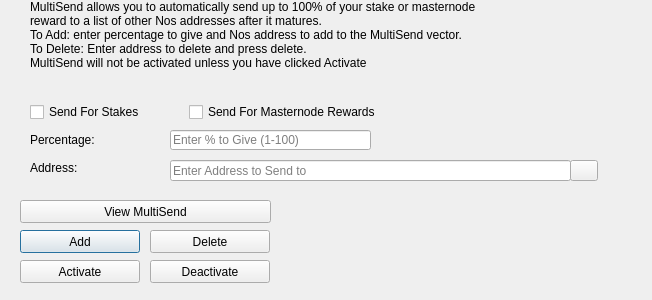
<?xml version="1.0" encoding="UTF-8"?>
<ui version="4.0">
 <class>MultiSendDialog</class>
 <widget class="QDialog" name="MultiSendDialog">
  <property name="windowModality">
   <enum>Qt::NonModal</enum>
  </property>
  <property name="geometry">
   <rect>
    <x>0</x>
    <y>0</y>
    <width>652</width>
    <height>300</height>
   </rect>
  </property>
  <property name="windowTitle">
   <string>MultiSend</string>
  </property>
  <widget class="QLineEdit" name="multiSendPercentEdit">
   <property name="geometry">
    <rect>
     <x>170</x>
     <y>130</y>
     <width>201</width>
     <height>20</height>
    </rect>
   </property>
   <property name="toolTip">
    <string>Enter whole numbers 1 - 100</string>
   </property>
   <property name="placeholderText">
    <string>Enter % to Give (1-100)</string>
   </property>
  </widget>
  <widget class="QLineEdit" name="multiSendAddressEdit">
   <property name="geometry">
    <rect>
     <x>170</x>
     <y>160</y>
     <width>401</width>
     <height>21</height>
    </rect>
   </property>
   <property name="toolTip">
    <string/>
   </property>
   <property name="placeholderText">
    <string>Enter Address to Send to</string>
   </property>
  </widget>
  <widget class="QLabel" name="label_2">
   <property name="geometry">
    <rect>
     <x>30</x>
     <y>0</y>
     <width>451</width>
     <height>121</height>
    </rect>
   </property>
   <property name="lineWidth">
    <number>1</number>
   </property>
   <property name="text">
    <string>MultiSend allows you to automatically send up to 100% of your stake or masternode reward to a list of other Nos addresses after it matures.
To Add: enter percentage to give and Nos address to add to the MultiSend vector.
To Delete: Enter address to delete and press delete.
MultiSend will not be activated unless you have clicked Activate</string>
   </property>
   <property name="alignment">
    <set>Qt::AlignLeading|Qt::AlignLeft|Qt::AlignTop</set>
   </property>
   <property name="wordWrap">
    <bool>true</bool>
   </property>
  </widget>
  <widget class="QLabel" name="message">
   <property name="geometry">
    <rect>
     <x>290</x>
     <y>200</y>
     <width>351</width>
     <height>91</height>
    </rect>
   </property>
   <property name="text">
    <string/>
   </property>
  </widget>
  <widget class="QPushButton" name="addButton">
   <property name="geometry">
    <rect>
     <x>20</x>
     <y>230</y>
     <width>120</width>
     <height>23</height>
    </rect>
   </property>
   <property name="toolTip">
    <string/>
   </property>
   <property name="statusTip">
    <string>Add to MultiSend Vector</string>
   </property>
   <property name="text">
    <string>Add</string>
   </property>
  </widget>
  <widget class="QPushButton" name="disableButton">
   <property name="geometry">
    <rect>
     <x>150</x>
     <y>260</y>
     <width>120</width>
     <height>23</height>
    </rect>
   </property>
   <property name="statusTip">
    <string>Deactivate MultiSend</string>
   </property>
   <property name="text">
    <string>Deactivate</string>
   </property>
  </widget>
  <widget class="QPushButton" name="addressBookButton">
   <property name="geometry">
    <rect>
     <x>570</x>
     <y>160</y>
     <width>28</width>
     <height>21</height>
    </rect>
   </property>
   <property name="toolTip">
    <string>Choose an address from the address book</string>
   </property>
   <property name="text">
    <string/>
   </property>
   <property name="icon">
    <iconset resource="../nos.qrc">
     <normaloff>:/icons/address-book</normaloff>:/icons/address-book</iconset>
   </property>
   <property name="shortcut">
    <string>Alt+A</string>
   </property>
   <property name="autoDefault">
    <bool>false</bool>
   </property>
  </widget>
  <widget class="QLabel" name="label">
   <property name="geometry">
    <rect>
     <x>30</x>
     <y>130</y>
     <width>121</width>
     <height>20</height>
    </rect>
   </property>
   <property name="toolTip">
    <string>Percentage of stake to send</string>
   </property>
   <property name="text">
    <string>Percentage:</string>
   </property>
  </widget>
  <widget class="QLabel" name="label_5">
   <property name="geometry">
    <rect>
     <x>30</x>
     <y>160</y>
     <width>111</width>
     <height>16</height>
    </rect>
   </property>
   <property name="toolTip">
    <string>Address to send portion of stake to</string>
   </property>
   <property name="text">
    <string>Address:</string>
   </property>
  </widget>
  <widget class="QPushButton" name="deleteButton">
   <property name="geometry">
    <rect>
     <x>150</x>
     <y>230</y>
     <width>120</width>
     <height>23</height>
    </rect>
   </property>
   <property name="toolTip">
    <string/>
   </property>
   <property name="statusTip">
    <string>Delete Address From MultiSend Vector</string>
   </property>
   <property name="text">
    <string>Delete</string>
   </property>
  </widget>
  <widget class="QPushButton" name="activateButton">
   <property name="geometry">
    <rect>
     <x>20</x>
     <y>260</y>
     <width>120</width>
     <height>23</height>
    </rect>
   </property>
   <property name="statusTip">
    <string>Activate MultiSend</string>
   </property>
   <property name="text">
    <string>Activate</string>
   </property>
  </widget>
  <widget class="QPushButton" name="viewButton">
   <property name="geometry">
    <rect>
     <x>20</x>
     <y>200</y>
     <width>251</width>
     <height>23</height>
    </rect>
   </property>
   <property name="toolTip">
    <string/>
   </property>
   <property name="statusTip">
    <string>View MultiSend Vector</string>
   </property>
   <property name="text">
    <string>View MultiSend</string>
   </property>
  </widget>
  <widget class="QWidget" name="horizontalLayoutWidget">
   <property name="geometry">
    <rect>
     <x>30</x>
     <y>100</y>
     <width>351</width>
     <height>24</height>
    </rect>
   </property>
   <layout class="QHBoxLayout" name="horizontalLayout">
    <item>
     <widget class="QCheckBox" name="multiSendStakeCheckBox">
      <property name="text">
       <string>Send For Stakes</string>
      </property>
     </widget>
    </item>
    <item>
     <widget class="QCheckBox" name="multiSendMasternodeCheckBox">
      <property name="text">
       <string>Send For Masternode Rewards</string>
      </property>
     </widget>
    </item>
   </layout>
  </widget>
 </widget>
 <resources>
  <include location="../nos.qrc"/>
 </resources>
 <connections/>
</ui>
